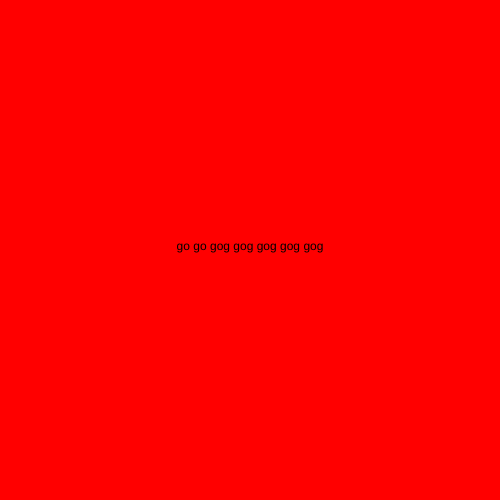
Frame 1 (no input)
Frame 60 (no input): identical to frame 1, image omitted
Frame 120 (the mouse pressed at the canvas centre since frame 60): identical to frame 1, image omitted

The p5.js sketch that drew this single still picture (run headless with seeded random() and noise() and a simulated clock; from frame 60 on, the mouse is pressed at the canvas centre):

// p5.js sketch
// ── sketch.js
let timer = 0;
let state = 0;
function setup() {
  createCanvas(500, 500);
  textAlign(CENTER);
}

function draw() {

switch(state){
  case 0:
    background("red");
    text("go go gog gog gog gog gog",width/2, height/2);
  break;
  case 1:
    
    background("blue");
    text("go go gog gog gog gog gog",width/2, height/2);
  break;
  case 2:
    background("yellow");

    text("go go gog gog gog gog gog",width/2, height/2);
  break;


}
}

function mouseReleased() {
  state++;
  if (state > 2) state = 0;
}
